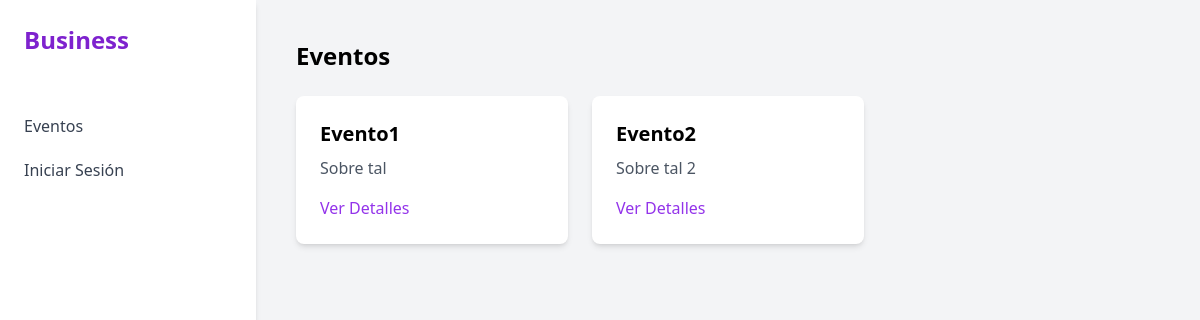
Screenshot of /events/ with the database file from the repository.
### events/models.py (models this page shows, shortened)
class Event(models.Model):
    title = models.CharField(max_length=200)
    description = models.TextField()
    start_time = models.DateTimeField()
    end_time = models.DateTimeField()
    location = models.ForeignKey(Location, on_delete=models.CASCADE)
    organizer = models.ForeignKey(User, on_delete=models.CASCADE, related_name='organized_events')
    assistants = models.ManyToManyField(User, related_name='assisted_events', blank=True)

### events/views.py (the view)
# urls.py: path('', EventListView.as_view(), name='event-list'),
class EventListView(ListView):
    model = Event
    template_name = 'events/event_list.html'
    context_object_name = 'events'

### templates/events/event_list.html (shortened to what this page needs)
{% extends 'base.html' %}
{% block content %}
<div class="flex justify-between items-center mb-6">
    <h1 class="text-2xl font-bold">Eventos</h1>
</div>
<div class="grid grid-cols-1 gap-6 md:grid-cols-2 lg:grid-cols-3">
    {% for event in events %}
        <div class="p-6 bg-white rounded-lg shadow-md">
            <h2 class="text-xl font-bold">{{ event.title }}</h2>
            <p class="mt-2 text-gray-600">{{ event.description|truncatewords:20 }}</p>
            <div class="mt-4">
                <a href="{% url 'events:event-detail' event.pk %}" class="font-medium text-purple-600 hover:text-purple-500">Ver Detalles</a>
            </div>
        </div>
    {% empty %}
        <p>No hay eventos disponibles.</p>
    {% endfor %}
</div>
{% endblock %}

### rows the page displays
Event: title "Evento1", description "Sobre tal"
Event: title "Evento2", description "Sobre tal 2"
